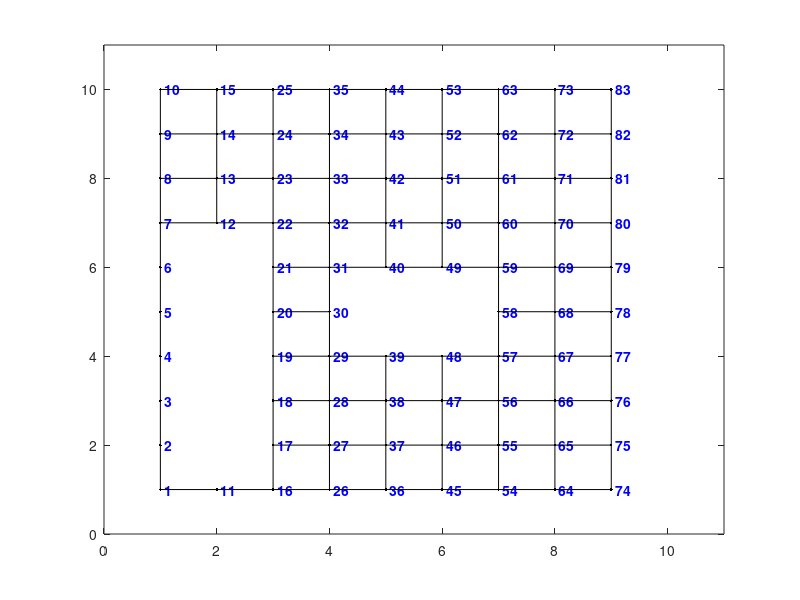

Reproduce this figure in MATLAB. (Note: this script raises an error after producing the figure.)
function [dist,path] = dijksta_algorithm(verteces,edges,start_vertex,destination_vertex)
% 

if (nargin < 3) % SETUP
%     NODES CONSTRUCTING
    num_verteces = 83; 
    coordinates=[1 1;1 2;1 3;1 4;1 5;1 6;1 7;1 8;1 9;1 10;
           2 1;2 7;2 8;2 9;2 10;
           3 1;3 2;3 3;3 4;3 5;3 6;3 7;3 8;3 9;3 10;
           4 1;4 2;4 3;4 4;4 5;4 6;4 7;4 8;4 9;4 10;
           5 1;5 2;5 3;5 4;5 6;5 7;5 8;5 9;5 10;
           6 1;6 2;6 3;6 4;6 6;6 7;6 8;6 9;6 10;
           7 1;7 2;7 3;7 4;7 5;7 6;7 7;7 8;7 9;7 10;
           8 1;8 2;8 3;8 4;8 5;8 6;8 7;8 8;8 9;8 10;
           9 1;9 2;9 3;9 4;9 5;9 6;9 7;9 8;9 9;9 10];
          
    max_edge_length = 1.4;
    ids = (1:num_verteces)';
    verteces = [ids coordinates]; % create random verteces
    h = figure; plot(verteces(:,2),verteces(:,3),'k.') % plot the verteces
    text(verteces(num_verteces,2),verteces(num_verteces,3),...
        [' ' num2str(ids(num_verteces))],'Color','b','FontWeight','b')
    hold on
%     EDGES CONSTRUCTING
    num_edges = 0; edges = zeros(num_verteces*(num_verteces-1)/2,3);
    for i = 1:num_verteces-1 % create edges between some of the verteces
        text(verteces(i,2),verteces(i,3),[' ' num2str(ids(i))],'Color','b','FontWeight','b')
        for j = i+1:num_verteces
            d = sqrt(sum((verteces(i,2:3) - verteces(j,2:3)).^2));
                if d < max_edge_length
                plot([verteces(i,2) verteces(j,2)],[verteces(i,3) verteces(j,3)],'k.-')
                % add this link to the edges list
                num_edges = num_edges + 1;
                edges(num_edges,:) = [num_edges verteces(i,1) verteces(j,1)];
            end
        end
    end
    edges(num_edges+1:num_verteces*(num_verteces-1)/2,:) = [];
    axis([0 11 0 11])
    
    % Calculate Shortest Path Using Dijkstra's Algorithm
    start_vertex = input('Enter start vertex:\n'); 
    disp(['start vertex = ' num2str(start_vertex)]);
    destination_vertex = input('Enter end vertex:\n'); 
    disp(['destination_vertex = ' num2str(destination_vertex)]);
    [distance,path] = dijksta_algorithm(verteces,edges,start_vertex,destination_vertex);
    disp(['distance = ' num2str(distance)]); 
    disp(['path = [' num2str(path) ']']);
    % If a Shortest Path exists,Plot it on the Map.
    figure(h)
    for k = 2:length(path)
        m = find(verteces(:,1) == path(k-1));
        n = find(verteces(:,1) == path(k));
        plot([verteces(m,2) verteces(n,2)],[verteces(m,3) verteces(n,3)],'ro-','LineWidth',2);
    end
    title(['Shortest Distance from ' num2str(start_vertex) ' to ' ...
        num2str(destination_vertex) ' = ' num2str(distance)])
    hold off
    
else %--------------------------------------------------------------------------
    % MAIN FUNCTION - DIJKSTRA'S ALGORITHM
    
    % initializations
    vertex_ids = verteces(:,1);
    [num_map_pts,cols] = size(verteces);
    table = sparse(num_map_pts,2);%sparse creates adjecency matrix
    shortest_distance = Inf(num_map_pts,1);%initializing 
    settled = zeros(num_map_pts,1);%initializing 
    path = num2cell(NaN(num_map_pts,1));
    col = 2;
    pidx = find(start_vertex == vertex_ids);
    shortest_distance(pidx) = 0;
    table(pidx,col) = 0;%creating table with dimensions pidx*columns(=2)
    settled(pidx) = 1;
%     we checked start point
    path(pidx) = {start_vertex};
    if (nargin < 4) % compute shortest path for all verteces
        queing = 'sum(~settled) > 0';
    else % terminate algorithm early
        queing = 'settled(zz) == 0';
        zz = find(destination_vertex == vertex_ids);
    end
    while eval(queing)
        % update the table
        table(:,col-1) = table(:,col);
        table(pidx,col) = 0;
        % find neighboring verteces in the edges list
        neighbour_ids = [edges(vertex_ids(pidx) == edges(:,2),3);
            edges(vertex_ids(pidx) == edges(:,3),2)];
        % calculate the distances to the neighboring verteces and keep track of the paths
        for k = 1:length(neighbour_ids)
            cidx = find(neighbour_ids(k) == vertex_ids);
            if not(settled(cidx))%for zero elements in settled
                d = sqrt(sum((verteces(pidx,2:cols) - verteces(cidx,2:cols)).^2));
                if (table(cidx,col-1) == 0) || ...
                        (table(cidx,col-1) > (table(pidx,col-1) + d))
                    table(cidx,col) = table(pidx,col-1) + d;
                    tmp_path = path(pidx);
                    path(cidx) = {[tmp_path{1} neighbour_ids(k)]};
                else
                    table(cidx,col) = table(cidx,col-1);
                end
            end
        end
        % find the minimum non-zero value in the table and save it
        nidx = find(table(:,col));
        ndx = find(table(nidx,col) == min(table(nidx,col)));
        if isempty(ndx)
            break
        else
            pidx = nidx(ndx(1));
            shortest_distance(pidx) = table(pidx,col);
            settled(pidx) = 1;
        end
    end
    if (nargin < 4) % return the distance and path arrays for all of the verteces
        dist = shortest_distance';
        path = path';
    else % return the distance and path for the ending node
        dist = shortest_distance(zz);
        path = path(zz);
        path = path{1};
    end
end
